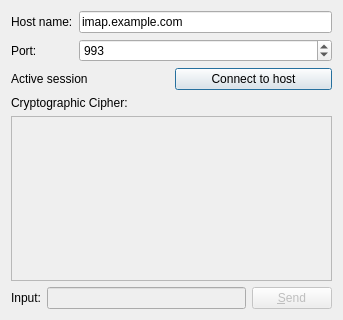
<?xml version="1.0" encoding="UTF-8"?>
<ui version="4.0">
 <class>Form</class>
 <widget class="QWidget" name="Form">
  <property name="geometry">
   <rect>
    <x>0</x>
    <y>0</y>
    <width>343</width>
    <height>320</height>
   </rect>
  </property>
  <property name="windowTitle">
   <string>Secure Socket Client</string>
  </property>
  <layout class="QGridLayout" name="gridLayout">
   <item row="0" column="0" colspan="2">
    <layout class="QGridLayout">
     <item row="0" column="0">
      <widget class="QLabel" name="hostNameLabel">
       <property name="text">
        <string>Host name:</string>
       </property>
      </widget>
     </item>
     <item row="0" column="1">
      <widget class="QLineEdit" name="hostNameEdit">
       <property name="text">
        <string>imap.example.com</string>
       </property>
      </widget>
     </item>
     <item row="1" column="0">
      <widget class="QLabel" name="portLabel">
       <property name="text">
        <string>Port:</string>
       </property>
      </widget>
     </item>
     <item row="1" column="1">
      <widget class="QSpinBox" name="portBox">
       <property name="minimum">
        <number>1</number>
       </property>
       <property name="maximum">
        <number>65535</number>
       </property>
       <property name="value">
        <number>993</number>
       </property>
      </widget>
     </item>
    </layout>
   </item>
   <item row="1" column="0">
    <widget class="QLabel" name="label">
     <property name="text">
      <string>Active session</string>
     </property>
    </widget>
   </item>
   <item row="1" column="1">
    <widget class="QPushButton" name="connectButton">
     <property name="enabled">
      <bool>true</bool>
     </property>
     <property name="text">
      <string>Connect to host</string>
     </property>
     <property name="default">
      <bool>true</bool>
     </property>
    </widget>
   </item>
   <item row="2" column="0" colspan="2">
    <layout class="QHBoxLayout">
     <item>
      <widget class="QLabel" name="cipherText">
       <property name="text">
        <string>Cryptographic Cipher:</string>
       </property>
       <property name="wordWrap">
        <bool>true</bool>
       </property>
      </widget>
     </item>
     <item>
      <widget class="QLabel" name="cipherLabel">
       <property name="text">
        <string>&lt;none&gt;</string>
       </property>
       <property name="alignment">
        <set>Qt::AlignRight|Qt::AlignTrailing|Qt::AlignVCenter</set>
       </property>
       <property name="wordWrap">
        <bool>true</bool>
       </property>
      </widget>
     </item>
    </layout>
   </item>
   <item row="3" column="0" colspan="2">
    <widget class="QTextEdit" name="sessionOutput">
     <property name="enabled">
      <bool>false</bool>
     </property>
     <property name="focusPolicy">
      <enum>Qt::StrongFocus</enum>
     </property>
     <property name="readOnly">
      <bool>true</bool>
     </property>
     <property name="html">
      <string>&lt;!DOCTYPE HTML PUBLIC &quot;-//W3C//DTD HTML 4.0//EN&quot; &quot;http://www.w3.org/TR/REC-html40/strict.dtd&quot;&gt;
&lt;html&gt;&lt;head&gt;&lt;meta name=&quot;qrichtext&quot; content=&quot;1&quot; /&gt;&lt;style type=&quot;text/css&quot;&gt;
p, li { white-space: pre-wrap; }
&lt;/style&gt;&lt;/head&gt;&lt;body style=&quot; font-family:'MS Shell Dlg 2'; font-size:8.25pt; font-weight:400; font-style:normal;&quot;&gt;
&lt;p style=&quot;-qt-paragraph-type:empty; margin-top:0px; margin-bottom:0px; margin-left:0px; margin-right:0px; -qt-block-indent:0; text-indent:0px; font-family:'Sans Serif'; font-size:9pt;&quot;&gt;&lt;/p&gt;&lt;/body&gt;&lt;/html&gt;</string>
     </property>
    </widget>
   </item>
   <item row="4" column="0" colspan="2">
    <layout class="QHBoxLayout">
     <item>
      <widget class="QLabel" name="sessionInputLabel">
       <property name="text">
        <string>Input:</string>
       </property>
      </widget>
     </item>
     <item>
      <widget class="QLineEdit" name="sessionInput">
       <property name="enabled">
        <bool>false</bool>
       </property>
      </widget>
     </item>
     <item>
      <widget class="QPushButton" name="sendButton">
       <property name="enabled">
        <bool>false</bool>
       </property>
       <property name="focusPolicy">
        <enum>Qt::TabFocus</enum>
       </property>
       <property name="text">
        <string>&amp;Send</string>
       </property>
       <property name="default">
        <bool>true</bool>
       </property>
      </widget>
     </item>
    </layout>
   </item>
  </layout>
 </widget>
 <resources/>
 <connections>
  <connection>
   <sender>hostNameEdit</sender>
   <signal>returnPressed()</signal>
   <receiver>connectButton</receiver>
   <slot>animateClick()</slot>
   <hints>
    <hint type="sourcelabel">
     <x>126</x>
     <y>20</y>
    </hint>
    <hint type="destinationlabel">
     <x>142</x>
     <y>78</y>
    </hint>
   </hints>
  </connection>
  <connection>
   <sender>sessionInput</sender>
   <signal>returnPressed()</signal>
   <receiver>sendButton</receiver>
   <slot>animateClick()</slot>
   <hints>
    <hint type="sourcelabel">
     <x>142</x>
     <y>241</y>
    </hint>
    <hint type="destinationlabel">
     <x>297</x>
     <y>234</y>
    </hint>
   </hints>
  </connection>
 </connections>
</ui>
